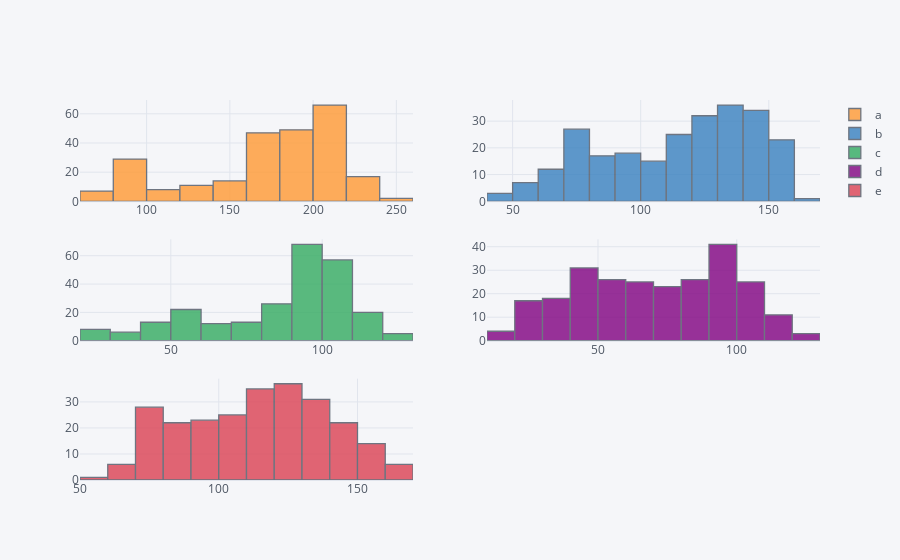

Notebook code cell kept with this figure:
### Code cell
# Histogram example
plyo.iplot(
 df.iplot(kind='hist',  # Specifies the plotting type
 subplots=True,         # Requires separate subplots for every column
 bins=15,               # Sets the bins parameter (buckets to be used = bars to be plotted)
 asFigure=True),
 image='png',
 filename='ply_03'
 )

### Figure 1 — Plotly figure (JSON) as saved in the notebook; plotly's stock layout.template omitted (floating-point values rounded to 4 significant figures; data arrays with more than 128 entries replaced by an {"elided": "..."} marker saying what was removed)
{"data": [{"histfunc": "count", "histnorm": "", "marker": {"color": "rgba(255, 153, 51, 1.0)", "line": {"color": "#4D5663", "width": 1.3}}, "name": "a", "nbinsx": 15, "opacity": 0.8, "orientation": "v", "type": "histogram", "x": {"elided": "250 float values"}, "xaxis": "x", "yaxis": "y"}, {"histfunc": "count", "histnorm": "", "marker": {"color": "rgba(55, 128, 191, 1.0)", "line": {"color": "#4D5663", "width": 1.3}}, "name": "b", "nbinsx": 15, "opacity": 0.8, "orientation": "v", "type": "histogram", "x": {"elided": "250 float values"}, "xaxis": "x2", "yaxis": "y2"}, {"histfunc": "count", "histnorm": "", "marker": {"color": "rgba(50, 171, 96, 1.0)", "line": {"color": "#4D5663", "width": 1.3}}, "name": "c", "nbinsx": 15, "opacity": 0.8, "orientation": "v", "type": "histogram", "x": {"elided": "250 float values"}, "xaxis": "x3", "yaxis": "y3"}, {"histfunc": "count", "histnorm": "", "marker": {"color": "rgba(128, 0, 128, 1.0)", "line": {"color": "#4D5663", "width": 1.3}}, "name": "d", "nbinsx": 15, "opacity": 0.8, "orientation": "v", "type": "histogram", "x": {"elided": "250 float values"}, "xaxis": "x4", "yaxis": "y4"}, {"histfunc": "count", "histnorm": "", "marker": {"color": "rgba(219, 64, 82, 1.0)", "line": {"color": "#4D5663", "width": 1.3}}, "name": "e", "nbinsx": 15, "opacity": 0.8, "orientation": "v", "type": "histogram", "x": {"elided": "250 float values"}, "xaxis": "x5", "yaxis": "y5"}], "layout": {"autosize": true, "barmode": "overlay", "legend": {"bgcolor": "#F5F6F9", "font": {"color": "#4D5663"}}, "paper_bgcolor": "#F5F6F9", "plot_bgcolor": "#F5F6F9", "title": {"font": {"color": "#4D5663"}}, "xaxis": {"anchor": "y", "autorange": true, "domain": [0, 0.45], "gridcolor": "#E1E5ED", "range": [60, 260], "showgrid": true, "tickfont": {"color": "#4D5663"}, "title": {"font": {"color": "#4D5663"}, "text": ""}, "type": "linear", "zerolinecolor": "#E1E5ED"}, "xaxis2": {"anchor": "y2", "autorange": true, "domain": [0.55, 1], "gridcolor": "#E1E5ED", "range": [40, 170], "showgrid": true, "tickfont": {"color": "#4D5663"}, "title": {"font": {"color": "#4D5663"}, "text": ""}, "type": "linear", "zerolinecolor": "#E1E5ED"}, "xaxis3": {"anchor": "y3", "autorange": true, "domain": [0, 0.45], "gridcolor": "#E1E5ED", "range": [20, 130], "showgrid": true, "tickfont": {"color": "#4D5663"}, "title": {"font": {"color": "#4D5663"}, "text": ""}, "type": "linear", "zerolinecolor": "#E1E5ED"}, "xaxis4": {"anchor": "y4", "autorange": true, "domain": [0.55, 1], "gridcolor": "#E1E5ED", "range": [10, 130], "showgrid": true, "tickfont": {"color": "#4D5663"}, "title": {"font": {"color": "#4D5663"}, "text": ""}, "type": "linear", "zerolinecolor": "#E1E5ED"}, "xaxis5": {"anchor": "y5", "autorange": true, "domain": [0, 0.45], "gridcolor": "#E1E5ED", "range": [50, 170], "showgrid": true, "tickfont": {"color": "#4D5663"}, "title": {"font": {"color": "#4D5663"}, "text": ""}, "type": "linear", "zerolinecolor": "#E1E5ED"}, "yaxis": {"anchor": "x", "autorange": true, "domain": [0.7333, 1], "gridcolor": "#E1E5ED", "range": [0, 69.47], "showgrid": true, "tickfont": {"color": "#4D5663"}, "title": {"font": {"color": "#4D5663"}, "text": ""}, "zerolinecolor": "#E1E5ED"}, "yaxis2": {"anchor": "x2", "autorange": true, "domain": [0.7333, 1], "gridcolor": "#E1E5ED", "range": [0, 37.89], "showgrid": true, "tickfont": {"color": "#4D5663"}, "title": {"font": {"color": "#4D5663"}, "text": ""}, "zerolinecolor": "#E1E5ED"}, "yaxis3": {"anchor": "x3", "autorange": true, "domain": [0.3667, 0.6333], "gridcolor": "#E1E5ED", "range": [0, 71.58], "showgrid": true, "tickfont": {"color": "#4D5663"}, "title": {"font": {"color": "#4D5663"}, "text": ""}, "zerolinecolor": "#E1E5ED"}, "yaxis4": {"anchor": "x4", "autorange": true, "domain": [0.3667, 0.6333], "gridcolor": "#E1E5ED", "range": [0, 43.16], "showgrid": true, "tickfont": {"color": "#4D5663"}, "title": {"font": {"color": "#4D5663"}, "text": ""}, "zerolinecolor": "#E1E5ED"}, "yaxis5": {"anchor": "x5", "autorange": true, "domain": [0, 0.2667], "gridcolor": "#E1E5ED", "range": [0, 38.95], "showgrid": true, "tickfont": {"color": "#4D5663"}, "title": {"font": {"color": "#4D5663"}, "text": ""}, "zerolinecolor": "#E1E5ED"}}}
